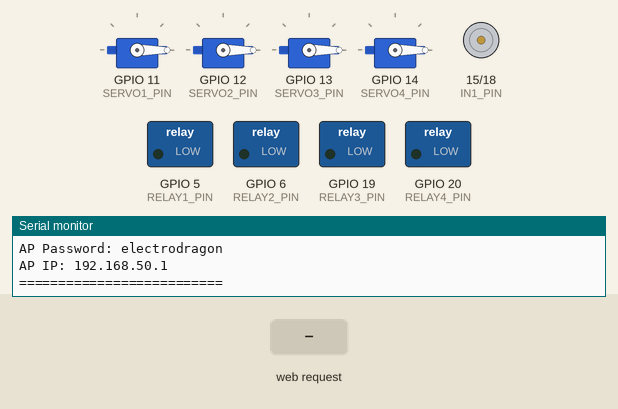
Simulated run of this sketch. Board: ESP32-S3. Parts: 4 × servo, motor-driver pin pairs drawn as motors (green arrow = first pin HIGH = forward, orange = second pin HIGH = backward, longer = more drive), switched loads named in the sketch (green lamp = pin HIGH), the last lines printed to the serial monitor. The inputs (shaded band) are chosen by the test bench.

Above: at 2.9 s.
3.0 s: HTTP request GET /control?cmd=fw received
At 3.4 s:
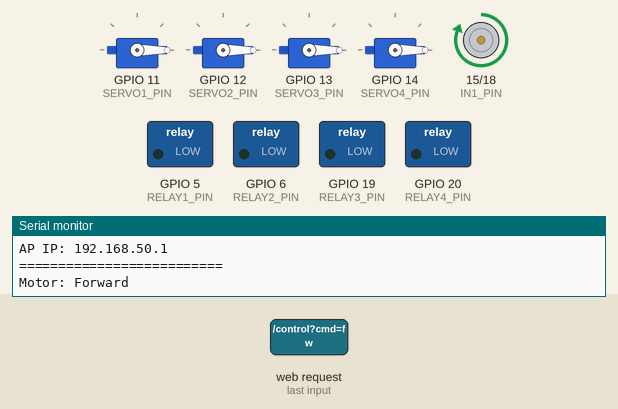
4.5 s: HTTP request GET /control?cmd=rv received
At 5.7 s:
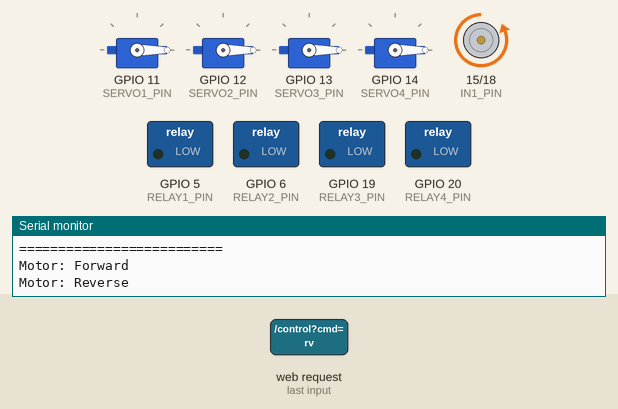
6.0 s: HTTP request GET /control?cmd=s90 received
At 6.9 s:
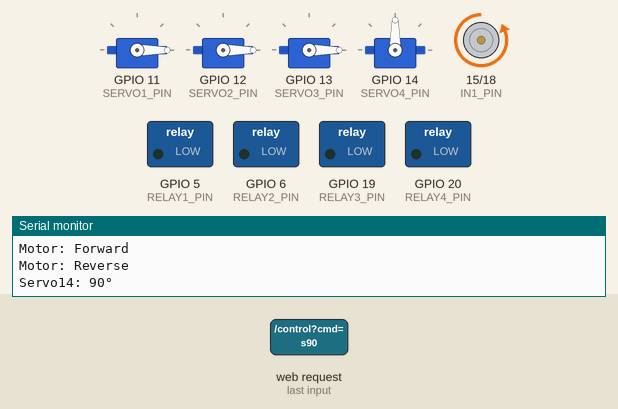
7.5 s: HTTP request GET /control?cmd=st received
At 8.0 s:
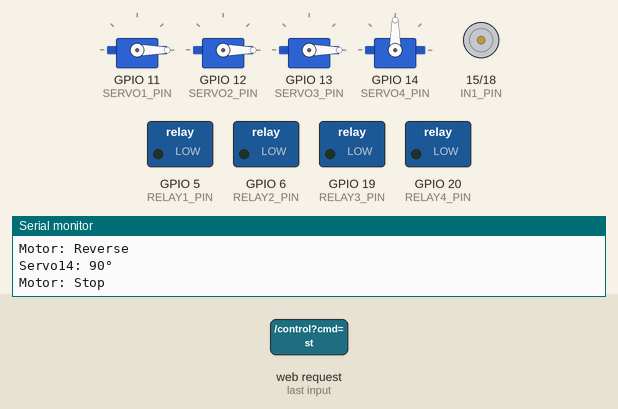
9.0 s: HTTP request GET /control?cmd=fw received
At 10.4 s:
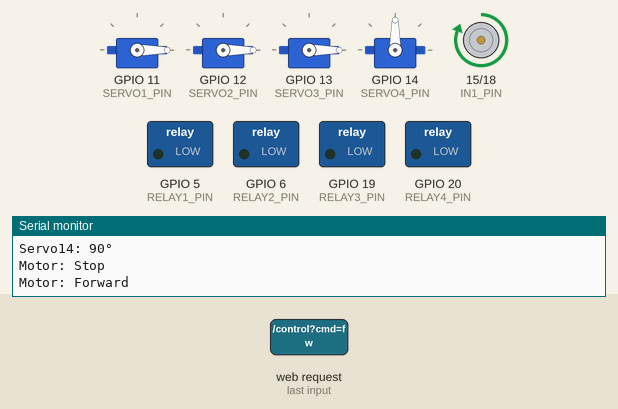
Timing chart, 0 to 11.5 s (numbered marks = the images above; inputs shaded):
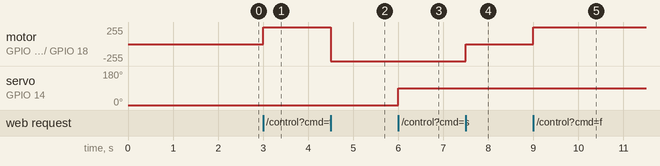

The sketch:

dual-foot-2.ino
```cpp
#include <WiFi.h>
#include <WebServer.h>
#include <ESP32Servo.h>

// ===== WiFi 配置 =====
const char* ssid = "motor_control";
const char* password = "electrodragon";

// ===== DRV8871 / GPIO 定义 (ESP32) =====
// DRV8871 has two inputs IN1 and IN2. Set both to control direction.
// Forward: IN1=HIGH, IN2=LOW
// Reverse: IN1=LOW, IN2=HIGH
// Stop: IN1=LOW, IN2=LOW (or both HIGH for brake)
const int IN1_PIN = 15;   // IN1 -> IO15
const int IN2_PIN = 18;   // IN2 -> IO18

// Servo pins (GPIO numbers)
const int SERVO1_PIN = 11;
const int SERVO2_PIN = 12;
const int SERVO3_PIN = 13;
const int SERVO4_PIN = 14;

// Relay pins (GPIO numbers) for ON/OFF control
const int RELAY1_PIN = 5;
const int RELAY2_PIN = 6;
const int RELAY3_PIN = 19;
const int RELAY4_PIN = 20;

// ===== Web Server =====
WebServer server(80);

// Servo objects
Servo servo1;
Servo servo2;
Servo servo3;
Servo servo4;

// ===== HTML Web 控制界面 =====
const char html_page[] PROGMEM = R"rawliteral(
<!DOCTYPE html><html>
<head>
<meta name="viewport" content="width=device-width, initial-scale=1.0">
<title>ESP32 Motor & Relay Control</title>
<style>
body { font-family: Arial, sans-serif; max-width: 640px; margin: 0 auto; padding: 20px; background-color: #f0f0f0; }
h2 { text-align:center; color:#333; }
.container { display:flex; flex-direction:column; gap:14px; }
.control-panel { background:white; padding:20px; border-radius:10px; box-shadow:0 2px 8px rgba(0,0,0,0.08); display:flex; gap:10px; justify-content:center; }
.servo-panel { background:white; padding:14px; border-radius:10px; box-shadow:0 2px 8px rgba(0,0,0,0.04); display:flex; gap:8px; justify-content:center; }
.relay-panel { background:white; padding:14px; border-radius:10px; box-shadow:0 2px 8px rgba(0,0,0,0.04); display:flex; gap:8px; flex-wrap:wrap; justify-content:center; }
.dir-btn { padding:16px 22px; font-size:18px; font-weight:bold; border:none; border-radius:8px; cursor:pointer; }
.sml-btn { padding:10px 14px; font-size:14px; font-weight:bold; border:none; border-radius:6px; cursor:pointer; }
.relay-btn { padding:10px 12px; font-size:14px; font-weight:bold; border:none; border-radius:6px; cursor:pointer; }
.forward-btn { background:#2196F3; color:white; }
.reverse-btn { background:#FF9800; color:white; }
.stop-btn { background:#f44336; color:white; }
.s90-btn { background:#4CAF50; color:white; }
.s180-btn { background:#9C27B0; color:white; }
.on-btn { background:#4CAF50; color:white; }
.off-btn { background:#f44336; color:white; }
.dir-btn:active, .sml-btn:active, .relay-btn:active { transform:scale(0.97); opacity:0.9; }
.relay-item { display:flex; gap:6px; align-items:center; }
@media (max-width:420px){ .control-panel{flex-direction:column;} }
</style>
</head>
<body>
<h2>Motor & Relay Control</h2>
<div class="container">
  <div class="control-panel">
    <button class="dir-btn forward-btn" onclick="sendCmd('fw')">Forward</button>
    <button class="dir-btn stop-btn" onclick="sendCmd('st')">STOP</button>
    <button class="dir-btn reverse-btn" onclick="sendCmd('rv')">Reverse</button>
  </div>
  <div class="servo-panel">
    <div style="align-self:center;font-weight:bold">Servo14:</div>
    <button class="sml-btn s90-btn" onclick="sendCmd('s90')">90°</button>
    <button class="sml-btn s180-btn" onclick="sendCmd('s-90')">-90°</button>
  </div>
  <div class="relay-panel">
    <div class="relay-item"><div style="font-weight:bold">Relay1:</div><button class="relay-btn on-btn" onclick="sendCmd('r1_on')">ON</button><button class="relay-btn off-btn" onclick="sendCmd('r1_off')">OFF</button></div>
    <div class="relay-item"><div style="font-weight:bold">Relay2:</div><button class="relay-btn on-btn" onclick="sendCmd('r2_on')">ON</button><button class="relay-btn off-btn" onclick="sendCmd('r2_off')">OFF</button></div>
    <div class="relay-item"><div style="font-weight:bold">Relay3:</div><button class="relay-btn on-btn" onclick="sendCmd('r3_on')">ON</button><button class="relay-btn off-btn" onclick="sendCmd('r3_off')">OFF</button></div>
    <div class="relay-item"><div style="font-weight:bold">Relay4:</div><button class="relay-btn on-btn" onclick="sendCmd('r4_on')">ON</button><button class="relay-btn off-btn" onclick="sendCmd('r4_off')">OFF</button></div>
  </div>
</div>
<script>
function sendCmd(cmd){
  fetch('/control?cmd='+cmd)
    .then(r=>{})
    .catch(e=>console.error(e));
}
</script>
</body></html>
)rawliteral";

// ===== 处理 Web 请求 =====
void handleRoot() {
  server.send(200, "text/html", html_page);
}

void handleControl() {
  // Simple command-based control: cmd=fw|rv|st|s90|s-90|rX_on|rX_off
  if (server.hasArg("cmd")) {
    String c = server.arg("cmd");
    if (c == "fw") {
      // Forward: IN1=HIGH, IN2=LOW
      digitalWrite(IN1_PIN, HIGH);
      digitalWrite(IN2_PIN, LOW);
      Serial.println("Motor: Forward");
    } else if (c == "rv") {
      // Reverse: IN1=LOW, IN2=HIGH
      digitalWrite(IN1_PIN, LOW);
      digitalWrite(IN2_PIN, HIGH);
      Serial.println("Motor: Reverse");
    } else if (c == "st") {
      // Stop: both LOW
      digitalWrite(IN1_PIN, LOW);
      digitalWrite(IN2_PIN, LOW);
      Serial.println("Motor: Stop");
    } else if (c == "s90") {
      // Servo4 to 90 degrees
      servo4.write(90);
      Serial.println("Servo14: 90°");
    } else if (c == "s-90") {
      // Servo4 to -90 degrees
      servo4.write(-90);
      Serial.println("Servo14: -90°");
    } else if (c == "r1_on") {
      digitalWrite(RELAY1_PIN, HIGH);
      Serial.println("Relay1: ON");
    } else if (c == "r1_off") {
      digitalWrite(RELAY1_PIN, LOW);
      Serial.println("Relay1: OFF");
    } else if (c == "r2_on") {
      digitalWrite(RELAY2_PIN, HIGH);
      Serial.println("Relay2: ON");
    } else if (c == "r2_off") {
      digitalWrite(RELAY2_PIN, LOW);
      Serial.println("Relay2: OFF");
    } else if (c == "r3_on") {
      digitalWrite(RELAY3_PIN, HIGH);
      Serial.println("Relay3: ON");
    } else if (c == "r3_off") {
      digitalWrite(RELAY3_PIN, LOW);
      Serial.println("Relay3: OFF");
    } else if (c == "r4_on") {
      digitalWrite(RELAY4_PIN, HIGH);
      Serial.println("Relay4: ON");
    } else if (c == "r4_off") {
      digitalWrite(RELAY4_PIN, LOW);
      Serial.println("Relay4: OFF");
    }
  }

  server.send(200, "text/plain", "OK");
}

// ===== 初始化 =====
void setup() {
  Serial.begin(115200);
  delay(100);
  Serial.println("ESP32 DRV8871 AP Motor Controller starting...");

  // Configure GPIO pins as outputs
  pinMode(IN1_PIN, OUTPUT);
  pinMode(IN2_PIN, OUTPUT);

  // Relay pins
  pinMode(RELAY1_PIN, OUTPUT);
  pinMode(RELAY2_PIN, OUTPUT);
  pinMode(RELAY3_PIN, OUTPUT);
  pinMode(RELAY4_PIN, OUTPUT);

  // Default: stop motor and relays OFF (LOW)
  digitalWrite(IN1_PIN, LOW);
  digitalWrite(IN2_PIN, LOW);
  digitalWrite(RELAY1_PIN, LOW);
  digitalWrite(RELAY2_PIN, LOW);
  digitalWrite(RELAY3_PIN, LOW);
  digitalWrite(RELAY4_PIN, LOW);

  // Attach servos and set to center (0°)
  servo1.attach(SERVO1_PIN);
  servo2.attach(SERVO2_PIN);
  servo3.attach(SERVO3_PIN);
  servo4.attach(SERVO4_PIN);

  servo1.write(0);
  servo2.write(0);
  servo3.write(0);
  servo4.write(0);

  // 启动为 WiFi AP 模式，使用固定 IP
  Serial.println("Starting WiFi AP...");

  WiFi.disconnect(true);
  WiFi.mode(WIFI_AP);
  delay(100);

  bool apStarted = WiFi.softAP(ssid, password);
  if (!apStarted) {
    Serial.println("AP start failed! Retrying...");
    delay(1000);
    WiFi.softAP(ssid, password);
  }

  delay(1000);
  IPAddress apIP(192, 168, 50, 1);
  IPAddress apGateway(192, 168, 50, 1);
  IPAddress apSubnet(255, 255, 255, 0);
  if (!WiFi.softAPConfig(apIP, apGateway, apSubnet)) {
    Serial.println("softAPConfig failed");
  }

  delay(500);
  Serial.println("");
  Serial.println("==========================");
  Serial.print("AP SSID: ");
  Serial.println(ssid);
  Serial.print("AP Password: ");
  Serial.println(password);
  Serial.print("AP IP: ");
  Serial.println(WiFi.softAPIP());
  Serial.println("==========================");

  // Web 服务
  server.on("/", handleRoot);
  server.on("/control", handleControl);
  server.begin();
}

void loop() {
  server.handleClient();
}
```

Measured:
- after the input at 3.0 s, motor on GPIO 15 (IN1_PIN) / GPIO 18 (IN2_PIN): stopped → forward 255/255 at once
- after the input at 4.5 s, motor on GPIO 15 (IN1_PIN) / GPIO 18 (IN2_PIN): forward 255/255 → backward 255/255 at once
- after the input at 6.0 s, servo on GPIO 14 (SERVO4_PIN): 0° → 90° at once
- after the input at 7.5 s, motor on GPIO 15 (IN1_PIN) / GPIO 18 (IN2_PIN): backward 255/255 → stopped at once
- after the input at 9.0 s, motor on GPIO 15 (IN1_PIN) / GPIO 18 (IN2_PIN): stopped → forward 255/255 at once
